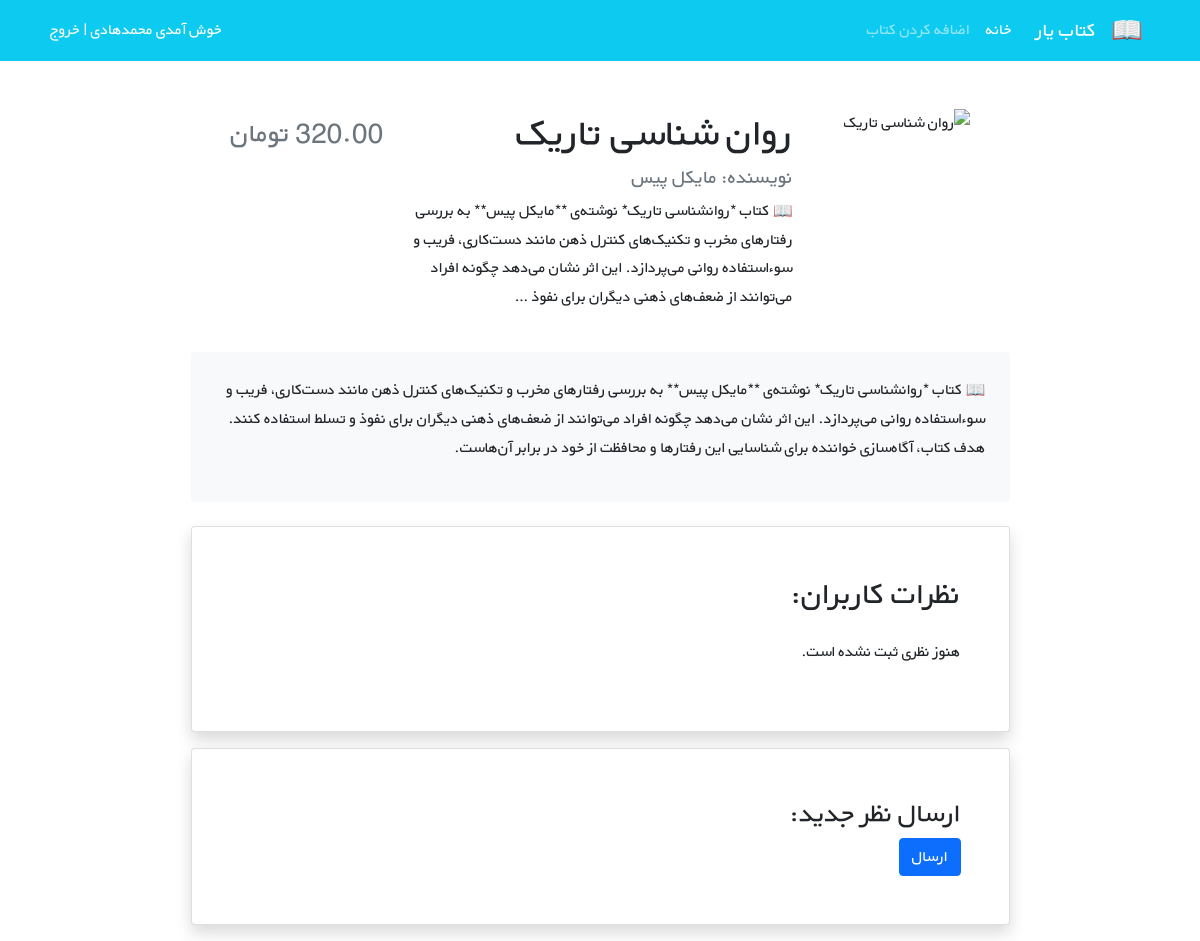
Screenshot of /book/8/ with the database file from the repository.
### books/models.py (models this page shows, shortened)
class Books(models.Model):
    title = models.CharField(max_length=200)
    author=models.CharField(max_length=200)
    description=models.TextField()
    price=models.DecimalField(max_digits=5,decimal_places=2)

### books/views.py (the view)
# urls.py: path('<int:pk>/', BookDetailView.as_view(), name='book_detail'),
class BookDetailView(generic.DetailView):
    model = Books
    template_name = 'books/book_detail.html'
    context_object_name = 'book'

### books/templates/books/book_detail.html (shortened to what this page needs)
{% extends "_base.html" %}
{% block content %}
<div class="container mt-5" dir="rtl">
    <div class="row justify-content-center w-sm-75 w-100 mx-auto">
        <div class="col-md-3 text-center">
            <img src="{{ book.cover_url }}" alt="{{ book.title }}" class="img-fluid rounded" style="max-height: 240px;">
        </div>
        <div class="col-md-6 text-end">
            <h1>{{ book.title }}</h1>
            <h5 class="text-muted">نویسنده: {{ book.author }}</h5>
            <p>{{ book.description|truncatewords:35 }}</p>
        </div>
        <div class="col-md-3 text-end">
            <h3 class="text-muted pt-2">{{ book.price }} تومان</h3>
        </div>
    </div>
    <div class="my-4 p-4 bg-light rounded w-sm-75 w-100 mx-auto">
        <p>{{ book.description }}</p>
    </div>
    <div class="card shadow my-3 p-5 w-sm-75 w-100 mx-auto">
        <h2 class="mb-4">نظرات کاربران:</h2>
        {% for comment in book.comments.all %}
            <div class="border-bottom mb-3">
                <h5>{{ comment.author_name }}</h5>
                <p>{{ comment.text }}</p>
            </div>
        {% empty %}
            <p>هنوز نظری ثبت نشده است.</p>
        {% endfor %}
    </div>
    <div class="card shadow my-3 p-5 w-sm-75 w-100 mx-auto">
        <h3>ارسال نظر جدید:</h3>
        <form method="POST">
            <button type="submit" class="btn btn-primary">ارسال</button>
        </form>
    </div>
</div>
{% endblock %}

### books/static/css/style.css (style rules this page uses)
* { font-family: 'BYekan', sans-serif; line-height: 1.8rem; }
@media (min-width: 576px) { .w-sm-75 { width: 75%!important; } }

### rows the page displays
Books: title "روان شناسی تاریک", author "مایکل پیس", description "📖 کتاب *روانشناسی تاریک* نوشته‌ی **مایکل پیس** به بررسی رفتارهای مخرب و تکنیک‌های کنترل ذهن مانند دست‌کاری، فریب و سوءاستفاده روانی می‌پردازد. این اثر نشان می‌دهد چگونه افراد می‌توانند از ضعف‌های ذهنی دیگران برای نفوذ …", description "📖 کتاب *روانشناسی تاریک* نوشته‌ی **مایکل پیس** به بررسی رفتارهای مخرب و تکنیک‌های کنترل ذهن مانند دست‌کاری، فریب و سوءاستفاده روانی می‌پردازد. این اثر نشان می‌دهد چگونه افراد می‌توانند از ضعف‌های ذهنی دیگران برای نفوذ و تسلط استفاده کنند. هدف کتاب، آگاه‌سازی خواننده برای شناسایی این رفتارها و محافظت از خود در برابر آن‌هاست."
